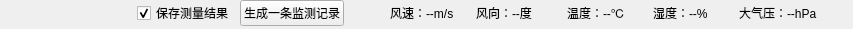
    <widget class="QWidget" name="widget_tips" native="true">
     <property name="maximumSize">
      <size>
       <width>16777215</width>
       <height>22</height>
      </size>
     </property>
     <property name="styleSheet">
      <string notr="true">QWidget#widget_tips{
margin-top:0px;
padding-right:9px;
/*background-color: rgb(235, 235, 235);*/
/*background-color: rgb(0, 170, 255);*/
}</string>
     </property>
     <layout class="QHBoxLayout" name="horizontalLayout_5">
      <property name="topMargin">
       <number>0</number>
      </property>
      <property name="bottomMargin">
       <number>3</number>
      </property>
      <item>
       <widget class="QLabel" name="label_tester_info">
        <property name="minimumSize">
         <size>
          <width>80</width>
          <height>0</height>
         </size>
        </property>
        <property name="text">
         <string/>
        </property>
       </widget>
      </item>
      <item>
       <spacer name="horizontalSpacer_6">
        <property name="orientation">
         <enum>Qt::Horizontal</enum>
        </property>
        <property name="sizeHint" stdset="0">
         <size>
          <width>40</width>
          <height>20</height>
         </size>
        </property>
       </spacer>
      </item>
      <item>
       <widget class="QCheckBox" name="checkBox_is_save_test_result">
        <property name="text">
         <string>保存测量结果</string>
        </property>
        <property name="checked">
         <bool>true</bool>
        </property>
       </widget>
      </item>
      <item>
       <widget class="QPushButton" name="pushButton_create_one_test_result">
        <property name="focusPolicy">
         <enum>Qt::NoFocus</enum>
        </property>
        <property name="text">
         <string>生成一条监测记录</string>
        </property>
       </widget>
      </item>
      <item>
       <spacer name="horizontalSpacer_2">
        <property name="orientation">
         <enum>Qt::Horizontal</enum>
        </property>
        <property name="sizeHint" stdset="0">
         <size>
          <width>40</width>
          <height>20</height>
         </size>
        </property>
       </spacer>
      </item>
      <item>
       <layout class="QHBoxLayout" name="horizontalLayout_6">
        <property name="spacing">
         <number>6</number>
        </property>
        <property name="leftMargin">
         <number>0</number>
        </property>
        <item>
         <widget class="QLabel" name="label_wind_speed">
          <property name="minimumSize">
           <size>
            <width>80</width>
            <height>0</height>
           </size>
          </property>
          <property name="text">
           <string>风速：--m/s</string>
          </property>
         </widget>
        </item>
        <item>
         <widget class="QLabel" name="label_wind_direction">
          <property name="minimumSize">
           <size>
            <width>85</width>
            <height>0</height>
           </size>
          </property>
          <property name="text">
           <string>风向：--度</string>
          </property>
         </widget>
        </item>
        <item>
         <widget class="QLabel" name="label_temprature">
          <property name="minimumSize">
           <size>
            <width>80</width>
            <height>0</height>
           </size>
          </property>
          <property name="text">
           <string>温度：--℃</string>
          </property>
         </widget>
        </item>
        <item>
         <widget class="QLabel" name="label_humidity">
          <property name="minimumSize">
           <size>
            <width>80</width>
            <height>0</height>
           </size>
          </property>
          <property name="text">
           <string>湿度：--%</string>
          </property>
         </widget>
        </item>
        <item>
         <widget class="QLabel" name="label_atmosphere">
          <property name="minimumSize">
           <size>
            <width>103</width>
            <height>0</height>
           </size>
          </property>
          <property name="text">
           <string>大气压：--hPa</string>
          </property>
         </widget>
        </item>
       </layout>
      </item>
     </layout>
    </widget>
